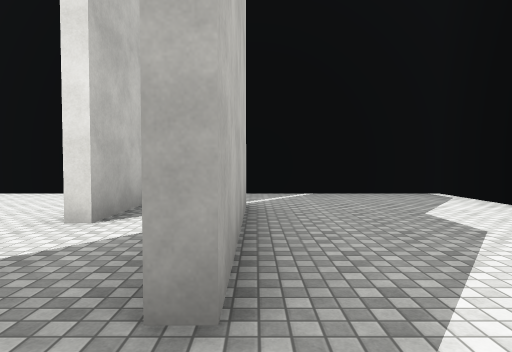
view 1 (above)

15 first-person views from a walk through a scene from a Unity 3-D project. The camera is 1.4 m above the floor, tilts 2° down and sees 75° across. The floor is counted in squares, 2.61 m on a side. Each view is taken from the middle of a square. On the plan, view 1 faces up. The plan holds only what a view shows up to about 9 squares ahead; the rest is blank. The player character is not drawn. Surface patterns are stand-ins for the level's own textures.

view 2
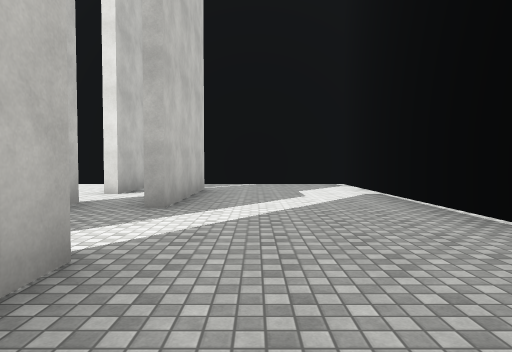

view 3
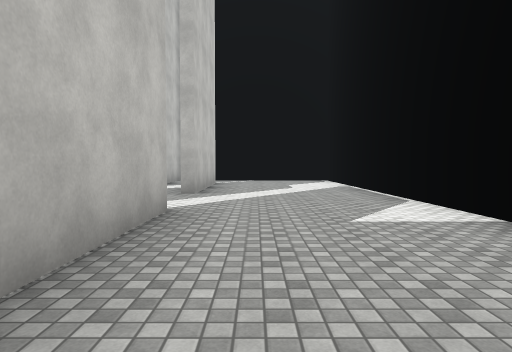

view 4
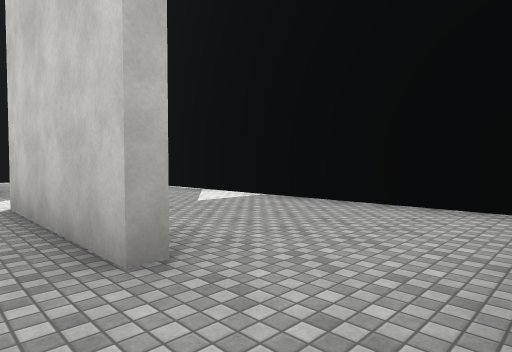

view 5
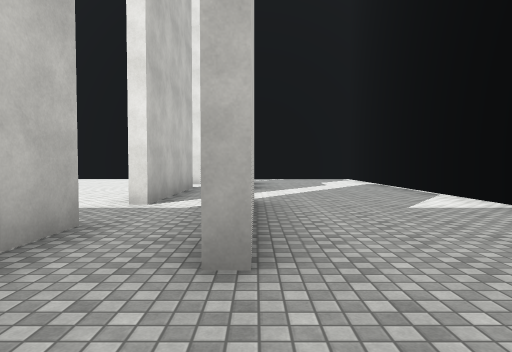

view 6
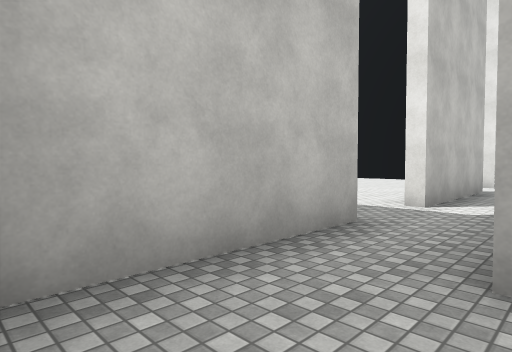

view 7
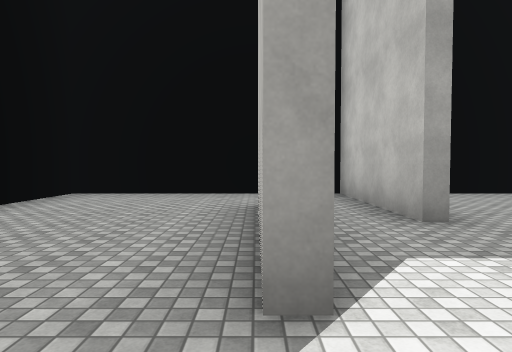

view 8
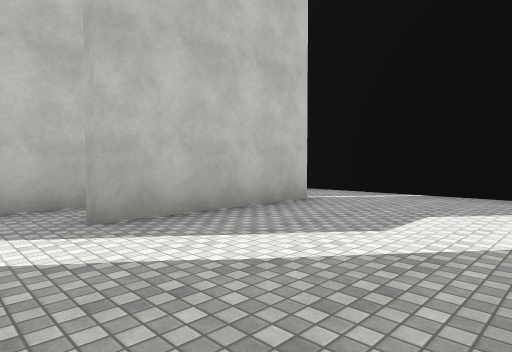

view 9
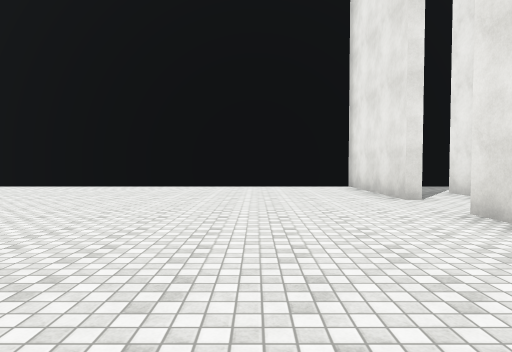

view 10
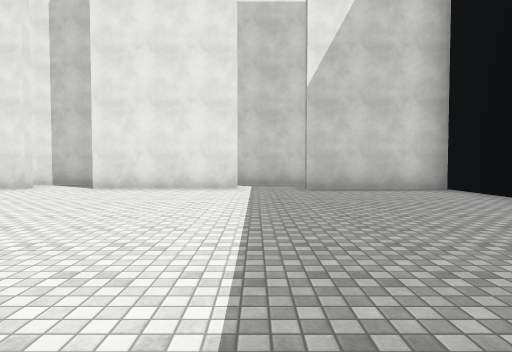

view 11
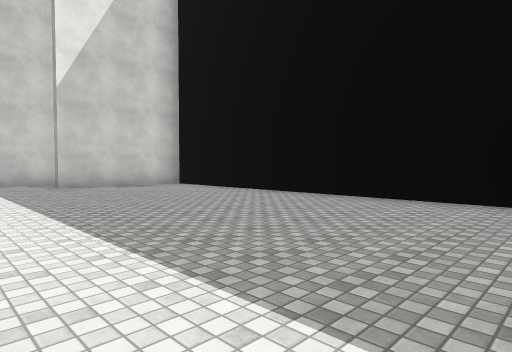

view 12
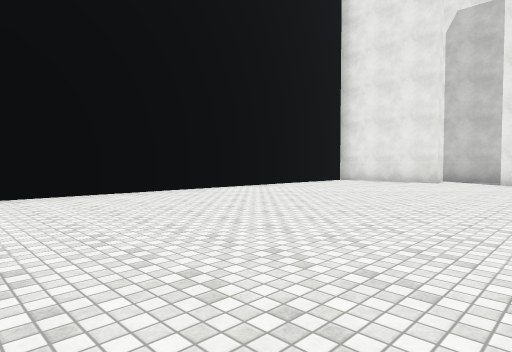

view 13
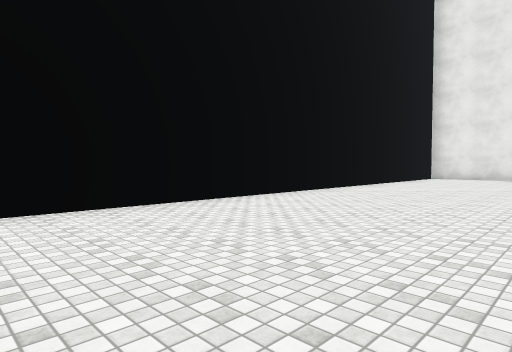

view 14
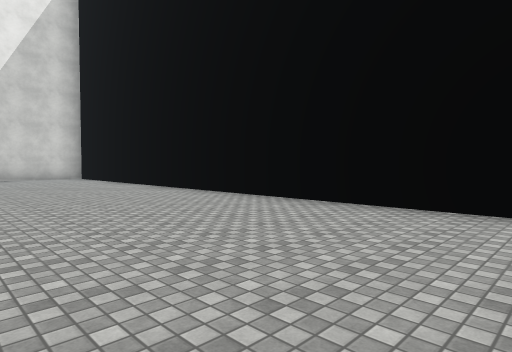

view 15
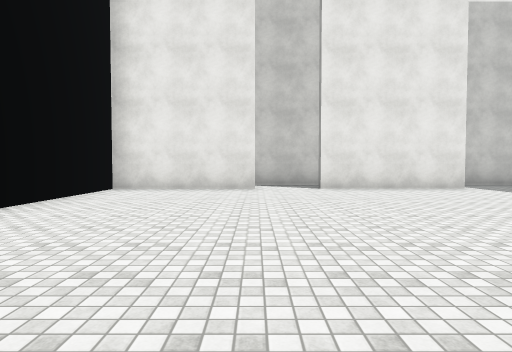

### Floor plan
Ten units are one square. View 1 is at (0, 0); x grows to the right and y downward. Boxes are objects, and circles mark ways between rooms. Rooms are numbered by the first view taken in them; rooms with no view inside come last. Other rooms are left out.
<svg viewBox="-135 -66 174 132">
<path fill="none" stroke="#000" d="M0 11 0 44M34 25 34 -61 -15 -61M-15 -16 -15 16M0 -44 0 -10M-5 61 34 61 34 45M-3 44 -3 35M-15 30 -15 61 -5 61M-112 61 -17 61 -17 30M-17 16 -17 -16M-17 -30 -17 -61 -112 -61M-3 -14 -3 -44M-3 35 -3 11"/>
<circle cx="0" cy="55" r="3" fill="#2a7"/>
<circle cx="-10" cy="40" r="3" fill="#2a7"/>
<text x="20" y="0">1</text>
<text x="-10" y="50">2</text>
<text x="-130" y="0">3</text>
</svg>
Room 1 opens to room 2. Room 2 opens to room 3.

Where each view was taken, in squares from view 1:
view 1: 0 up, 0 right, facing up
view 2: 3 down, 1 right, facing up
view 3: 5 down, 1 right, facing up
view 4: 6 down, 1 left, facing up-right
view 5: 6 down, 0 right, facing up
view 6: 6 down, 0 right, facing up-left
view 7: 0 up, 0 right, facing down
view 8: 0 up, 3 right, facing up-left
view 9: 2 down, 4 left, facing up
view 10: 2 down, 9 left, facing right
view 11: 1 down, 10 left, facing down-right
view 12: 0 up, 12 left, facing up-right
view 13: 2 up, 15 left, facing up-right
view 14: 2 down, 15 left, facing down-right
view 15: 3 up, 9 left, facing right
